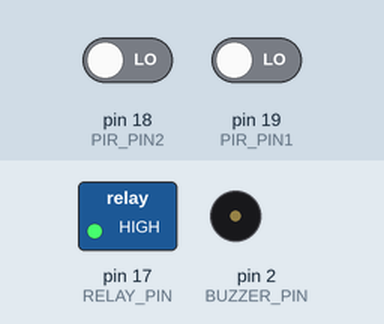
A sketch run on a simulated Arduino Uno, built with avr-gcc and run on an emulated ATmega328P. Parts: switched loads named in the sketch (green lamp = pin HIGH), buzzer (waves = sounding, pin HIGH). The test bench sets the inputs (shaded band); at power-on: pin 18 (PIR_PIN2) LOW, pin 19 (PIR_PIN1) LOW. What the sketch prints to the serial monitor is not drawn.

Above: at 2.8 s.
2.9 s: pin 18 (PIR_PIN2) driven HIGH
At 3.4 s:
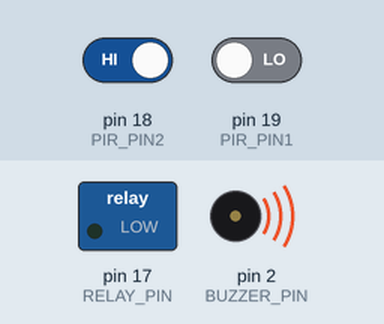
At 8.4 s:
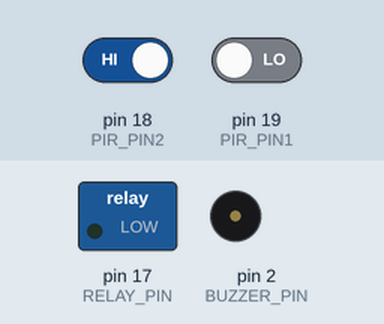
Timing chart, 0 to 9.9 s (numbered marks = the images above; inputs shaded):
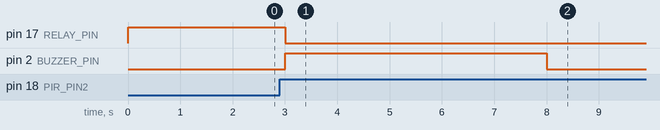

Measured:
- after the input at 2.9 s, pin 17 (RELAY_PIN): HIGH → LOW after 0.10 s; pin 2 (BUZZER_PIN): LOW → HIGH after 0.10 s, → LOW 5.0 s later

The sketch:

theft_detection.ino
```cpp
#include <Arduino.h>
#include <Wire.h>
#include <Adafruit_Sensor.h>
// #include <WiFi.h>
// #include <NTPClient.h>
// #include <WiFiUdp.h>
// #include <Arduino_ConnectionHandler.h>
// #include <WiFiManager.h>

#define PIR_PIN1 19 // Connect PIR sensor 1 to GPIO 2
#define PIR_PIN2 18 // Connect PIR sensor 2 to GPIO 4
#define PIR_PIN3 5 // Connect PIR sensor 3 to GPIO 5
#define RELAY_PIN 17 // Connect relay module to GPIO 12
#define BUZZER_PIN 2 // Connect buzzer to GPIO 13
// #define NIGHT_MODE_START_HOUR 14 // Night mode start hour (24-hour format)
// #define NIGHT_MODE_END_HOUR 14 // Night mode end hour (24-hour format)

// const char* ssid = "SCRC_LAB_IOT";
// const char* password = "Scrciiith@123";
// const char* ntpServer = "pool.ntp.org";
// const long gmtOffset_sec = 19800; // GMT offset in seconds (1 hour)
// const int daylightOffset_sec = 3600; // Daylight offset in seconds (1 hour)
//   WiFiConnectionHandler conn(ssid,password);

// WiFiUDP ntpUDP;
// NTPClient timeClient(ntpUDP, ntpServer, gmtOffset_sec, daylightOffset_s


void setup() {
  pinMode(PIR_PIN1, INPUT);
  pinMode(PIR_PIN2, INPUT);
  pinMode(PIR_PIN3, INPUT);
  pinMode(RELAY_PIN, OUTPUT);
  pinMode(BUZZER_PIN, OUTPUT);
  digitalWrite(RELAY_PIN, HIGH);


  // Initialize serial communication for debugging
  Serial.begin(115200);

  // Connect to Wi-Fi
  // WiFi.begin(ssid, password);
  // while (WiFi.status() != WL_CONNECTED) {
  //   delay(1000);
  //   Serial.println("Connecting to WiFi...");
  // }
  // Serial.println("Connected to WiFi");

 //wifi manager ............
  // WiFi.mode(WIFI_STA); // explicitly set mode, esp defaults to STA+AP
  // WiFiManager wm;
  // wm.resetSettings();
  // bool res;
  // bool wifiConnected = false; // Declare the wifiConnected variable
  // res = wm.autoConnect("AutoConnectAP","password"); // password protected ap
  // if(!res) {
  //     Serial.println("Failed to connect");
  //     // ESP.restart();
  //   }
  //   else {
  //     Serial.println("Connected to Wi-Fi!");
  //     wifiConnected = true; // Update the wifiConnected variable
  //   }

  // // Initialize the NTP client
  // timeClient.begin();
  // timeClient.setTimeOffset(gmtOffset_sec);
}

void loop() {
  // conn.check(); // reconnecting the wifi after getting disconnected
  // timeClient.update();
  // int currentHour = timeClient.getHours();
//  Serial.println(currentHour);
  // Check if it's nighttime
  // if (currentHour >= NIGHT_MODE_START_HOUR || currentHour < NIGHT_MODE_END_HOUR) {
    // Check for motion from any of the PIR sensors
    if (digitalRead(PIR_PIN1) || digitalRead(PIR_PIN2)) {
      Serial.println("PIR_PIN11");
      Serial.println(digitalRead(PIR_PIN1));
      Serial.println("PIR_PIN12");
      Serial.println(digitalRead(PIR_PIN2));
     // Serial.println("PIR_PIN13");
     // Serial.println(digitalRead(PIR_PIN3));
      // Motion detected during nighttime, trigger the relay and buzzer
      digitalWrite(BUZZER_PIN, HIGH);
      digitalWrite(RELAY_PIN, LOW);
      // Serial.println("LED ON");
      delay(5000); // Delay for 1  (adjust as needed)
      digitalWrite(BUZZER_PIN, LOW);
     while(1){
      if(digitalRead(PIR_PIN1) || digitalRead(PIR_PIN2))
     {
        Serial.println("PIR_PIN21");
        Serial.println(digitalRead(PIR_PIN1));
        Serial.println("PIR_PIN22");
        Serial.println(digitalRead(PIR_PIN2));
        continue;
    }   else
          break;
     }
      delay(20000);
      Serial.print("Motion Detected");
      digitalWrite(RELAY_PIN, HIGH);

 }
delay(1000);
}
```
